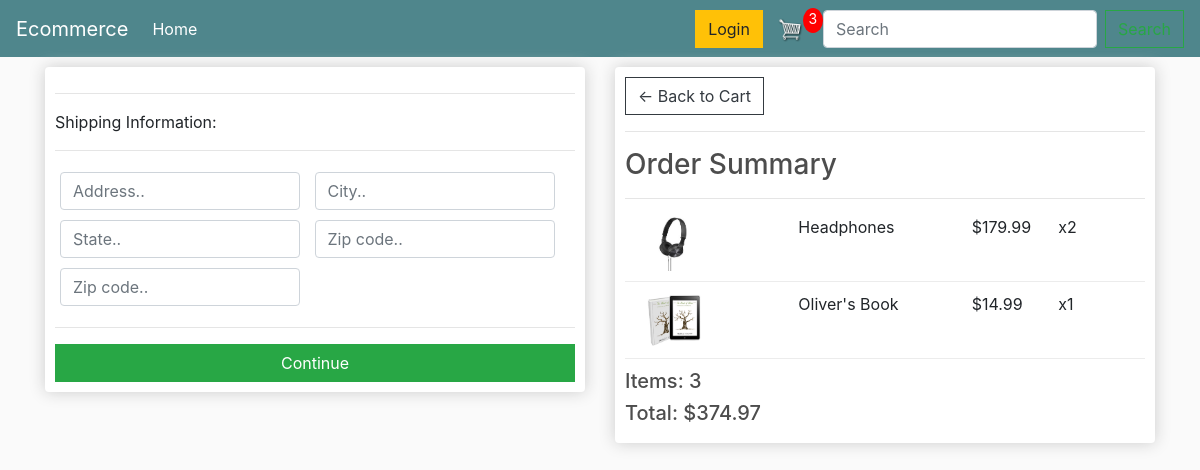
Screenshot of /checkout/ (signed in) with the database file from the repository.
### store/models.py (models this page shows, shortened)
class OrderItem(models.Model):
	product = models.ForeignKey(Product, on_delete=models.SET_NULL, null=True)
	order = models.ForeignKey(Order, on_delete=models.SET_NULL, null=True)
	quantity = models.IntegerField(default=0, null=True, blank=True)
	date_added = models.DateTimeField(auto_now_add=True)
	@property
	def get_total(self):
		total = self.product.price * self.quantity
		return total

class Product(models.Model):
	name = models.CharField(max_length=200)
	price = models.FloatField()
	digital = models.BooleanField(default=False,null=True, blank=True)
	image = models.ImageField(null=True, blank=True)
	@property
	def imageURL(self):
		try:
			url = self.image.url
		except:
			url = ''
		return url

class Order(models.Model):
	customer = models.ForeignKey(Customer, on_delete=models.SET_NULL, null=True, blank=True)
	date_ordered = models.DateTimeField(auto_now_add=True)
	complete = models.BooleanField(default=False)
	transaction_id = models.CharField(max_length=100, null=True)
	@property
	def shipping(self):
		shipping = False
		orderitems = self.orderitem_set.all()
		for i in orderitems:
			if i.product.digital == False:
				shipping = True
		return shipping
	@property
	def get_cart_total(self):
		orderitems = self.orderitem_set.all()
		total = sum([item.get_total for item in orderitems])
		return total
	@property
	def get_cart_items(self):
		orderitems = self.orderitem_set.all()
		total = sum([item.quantity for item in orderitems])
		return total

### store/views.py (the view)
# urls.py: path('checkout/', views.checkout, name='checkout'),
def checkout(request):
	data = cartData(request)
	cartItems = data['cartItems']
	order = data['order']
	items = data['items']
	context = {'items':items, 'order':order, 'cartItems':cartItems}
	return render(request, 'store/checkout.html', context)

### store/utils.py (called while the page is built)
def cartData(request):
	if request.user.is_authenticated:
		customer = request.user.customer
		order, created = Order.objects.get_or_create(customer=customer, complete=False)
		items = order.orderitem_set.all()
		cartItems = order.get_cart_items
	else:
		cookieData = cookieCart(request)
		cartItems = cookieData['cartItems']
		order = cookieData['order']
		items = cookieData['items']
	return {'cartItems':cartItems ,'order':order, 'items':items}

### store/templates/store/checkout.html (shortened to what this page needs)
{% extends 'store/main.html' %} {% load static %} {% block content %}
<div class="row">
  <div class="col-lg-6">
    <div class="box-element" id="form-wrapper">
      <form id="form">
        <div id="shipping-info">
          <hr />
          <p>Shipping Information:</p>
          <hr />
          <div class="form-field">
            <input
              class="form-control"
              type="text"
              name="address"
              placeholder="Address.."
            />
          </div>
          <div class="form-field">
            <input
              class="form-control"
              type="text"
              name="city"
              placeholder="City.."
            />
          </div>
          <div class="form-field">
            <input
              class="form-control"
              type="text"
              name="state"
              placeholder="State.."
            />
          </div>
          <div class="form-field">
            <input
              class="form-control"
              type="text"
              name="zipcode"
              placeholder="Zip code.."
            />
          </div>
          <div class="form-field">
            <input
              class="form-control"
              type="text"
              name="country"
              placeholder="Zip code.."
            />
          </div>
        </div>
        <hr />
        <input
          id="form-button"
          class="btn btn-success btn-block"
          type="submit"
          value="Continue"
        />
      </form>
    </div>
    <br />
  </div>
  <div class="col-lg-6">
    <div class="box-element">
      <a class="btn btn-outline-dark" href="{% url 'cart' %}"
        >&#x2190; Back to Cart</a
      >
      <hr />
      <h3>Order Summary</h3>
      <hr />
      {% for item in items %}
      <div class="cart-row">
        <div style="flex: 2">
          <img class="row-image" src="{{item.product.imageURL}}" />
        </div>
        <div style="flex: 2"><p>{{item.product.name}}</p></div>
        <div style="flex: 1"><p>${{item.product.price|floatformat:2}}</p></div>
        <div style="flex: 1"><p>x{{item.quantity}}</p></div>
      </div>
      {% endfor %}
      <h5>Items: {{order.get_cart_items}}</h5>
      <h5>Total: ${{order.get_cart_total|floatformat:2}}</h5>
    </div>
  </div>
</div>
{% endblock content %}

### static/css/main.css (style rules this page uses)
body { background-color: hsl(0, 0%, 98%); }
h1, h2, h3, h4, h5, h6 { color: hsl(0, 0%, 30%); }
.box-element { box-shadow: hsl(0, 0%, 80%) 0 0 16px; background-color: #fff; border-radius: 4px; padding: 10px; }
.col-lg-4, .col-lg-6, .col-lg-8, .col-lg-12 { margin-top: 10px; }
.btn { border-radius: 0; }
.row-image { width: 100px; }
.form-field { width: 250px; display: inline-block; padding: 5px; }
.cart-row { display: flex; align-items: flex-stretch; padding-bottom: 10px; margin-bottom: 10px; border-bottom: 1px solid #ececec; }

### rows the page displays
OrderItem: product.imageURL (picture), product.name "Headphones", product.price "179.99", quantity "2"
OrderItem: product.imageURL (picture), product.name "Oliver's Book", product.price "14.99", quantity "1"
Order: get_cart_items "3", get_cart_total "374.97"

### other values shown
{{ cartItems }} "3"
